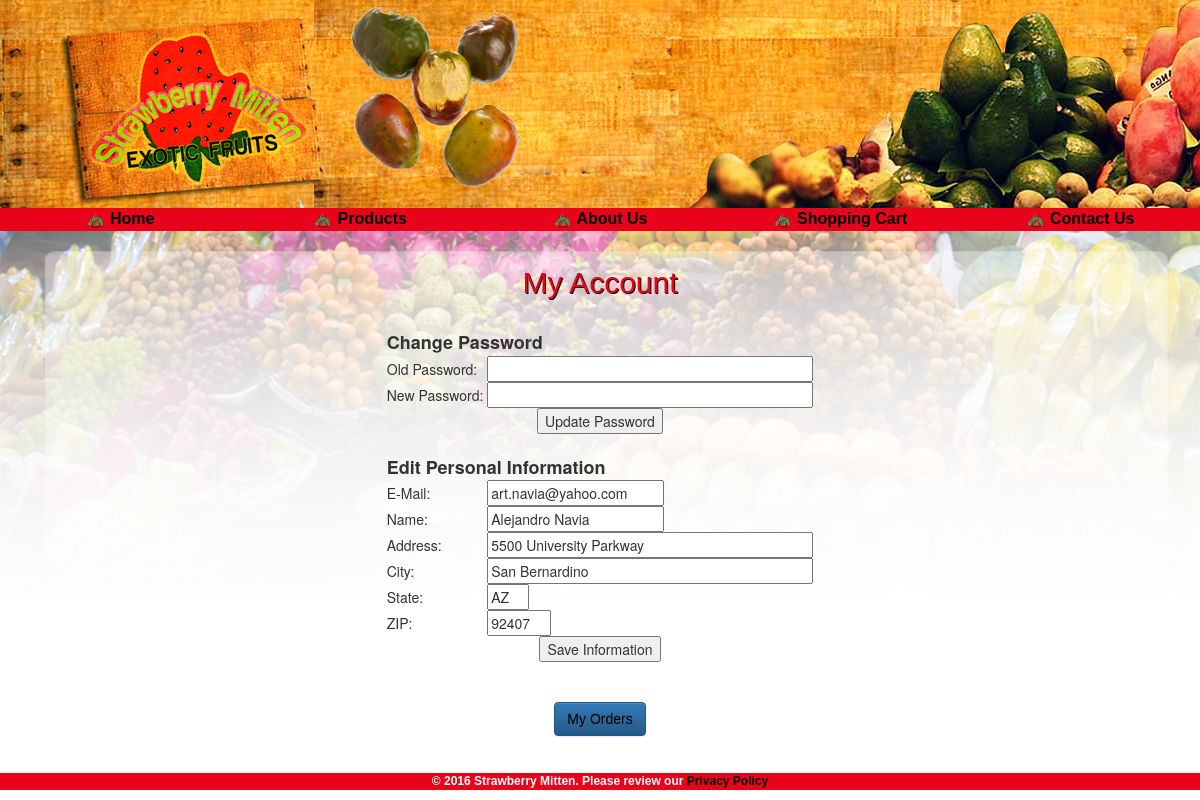
The app's page /user.php (signed in) with its own data.
### tables this page shows
CREATE TABLE Customers
(
  cust_id       char(10)  NOT NULL ,
  cust_name     char(50)  NOT NULL ,
  cust_address  char(50)  NOT NULL ,
  cust_city     char(50)  NOT NULL ,
  cust_state    char(5)   NOT NULL ,
  cust_zip      char(10)  NOT NULL ,
  cust_email    char(255) NOT NULL ,
  cust_password char(64)  NOT NULL ,
  administrator tinyint   NOT NULL
);

### inc/session.php (called while the page is built, shortened)
<?php
function load_user_info() {
	$db = connect_db();
	$q = "SELECT cust_email, cust_name, cust_address, cust_city, cust_state, cust_zip FROM Customers WHERE cust_id='".$_SESSION['user']."'";
	$res = @$db->query($q);
	$res = @$res->fetch_assoc();
	return $res;
}
?>

### user.php (the view, shortened to what this page needs)
<?php
  require('inc/session.php');
  require('header.php');
?>
  <div class="content">
  	<h2>My Account</h2><br>
    <table align="center">
<?php
$cust_info = load_user_info();
?>
      <form action="user.php" method="post">
      <tr><td colspan="3"><span style="font-size: large"><b>Change Password</b></span></td></tr>
      <tr><td>Old Password:</td><td>&nbsp;</td><td><input type="password" name="cust_old_password" size="40"></td></tr>
      <tr><td>New Password:</td><td>&nbsp;</td><td><input type="password" name="cust_new_password" size="40"></td></tr>
      <tr><td colspan="3" style="text-align: center"><input type="submit" value="Update Password"></td></tr>
      </form>
      <tr><td colspan="3">&nbsp;</td></tr>
      <form action="user.php" method="post">
      <tr><td colspan="3"><span style="font-size: large"><b>Edit Personal Information</b></span></td></tr>
      <tr><td>E-Mail:</td><td>&nbsp;</td><td><input type="text" name="cust_email" value="<?=htmlspecialchars($cust_info['cust_email']); ?>" size="20" maxlength="100"></td></tr>
      <tr><td>Name:</td><td>&nbsp;</td><td><input type="text" name="cust_name" value="<?=htmlspecialchars($cust_info['cust_name']); ?>" size="20" maxlength="50"></td></tr>
      <tr><td>Address:</td><td>&nbsp;</td><td><input type="text" name="cust_address" value="<?=htmlspecialchars($cust_info['cust_address']); ?>" size="40" maxlength="50"></td></tr>
      <tr><td>City:</td><td>&nbsp;</td><td><input type="text" name="cust_city" value="<?=htmlspecialchars($cust_info['cust_city']); ?>" size="40" maxlength="50"></td></tr>
      <tr><td>State:</td><td>&nbsp;</td><td><input type="text" name="cust_state"  value="<?=htmlspecialchars($cust_info['cust_state']); ?>" size="2" maxlength="2"></td></tr>
      <tr><td>ZIP:</td><td>&nbsp;</td><td><input type="text" name="cust_zip" value="<?=htmlspecialchars($cust_info['cust_zip']); ?>" maxlength="5" size="5"></td></tr>
      <tr><td colspan="3" style="text-align: center"><input type="submit" value="Save Information"></td></tr>
      </form>
    </table>
    <br><br>
    <p style="text-align: center"><a href="orders.php" class="btn btn-primary btn-md">My Orders</a></p>
  </div>
<?php
  require('footer.php');
?>

### css/main.css (style rules this page uses)
.siteimage { background-size: cover; background-repeat: no-repeat; }
h2 { color: #e8031b; text-align: center; font-family: arial, verdana, san-serif; text-shadow: 1px 1px #000000; }
p { color: #000000; font-size: 12pt; text-align: justify; font-family: arial, verdana, san-serif; }
div.content { width: 100%; height: 250; padding: 15px; }
a:link, a:visited, a:active { color: #000000; }

### records on screen
customers: cust_email "art.navia@yahoo.com", cust_name "Alejandro Navia", cust_address "5500 University Parkway", cust_city "San Bernardino", cust_state "AZ", cust_zip "92407"
